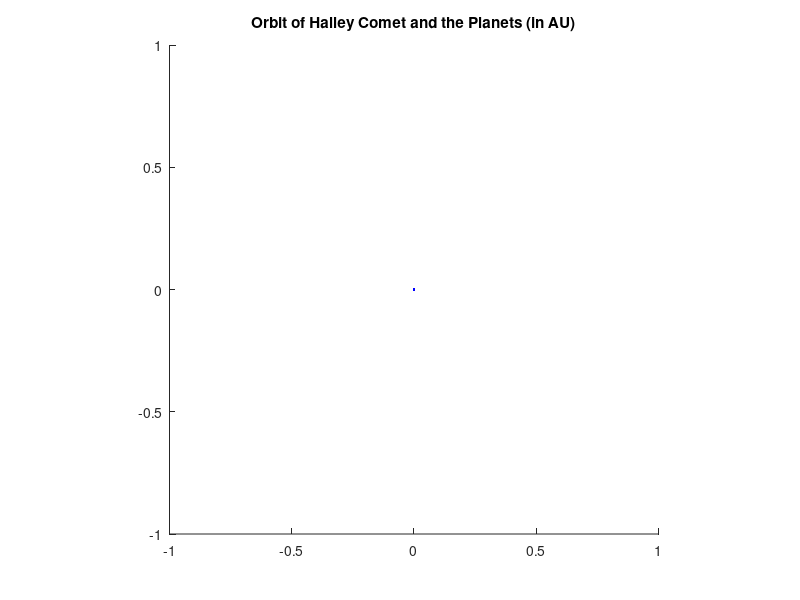

Write the MATLAB code that produced this figure. (Note: this script raises an error after producing the figure.)
%% Hakim Lachnani
%% 7 February 2017

%% Clear Workspace

clear all
close all
clc

%% Problem 5
% Halley's Comet Plot

%% Call Function

axis square
hold on
title('Orbit of Halley Comet and the Planets (in AU)');
%sun
plot(0,0,'b');
% Mercury
makeellipse(.3871,0);
% Venus
makeellipse(.7233,0);
% Earth
makeellipse(1,0);
% Mars
makeellipse(1.524,0);
% Jupiter
makeellipse(5.203,0);
% Saturn
makeellipse(9.539,0);
% Neptune
makeellipse(19.18,0);
% Uranus
makeellipse(30.07,0);
% Pluto
makeellipse(39.944,0);
% Halley
makeellipse(17.96,.967);

%% End of Homework 4 script
